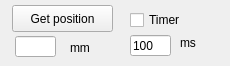
    <widget class="QWidget" name="tExConveyor">
     <attribute name="title">
      <string>External Conveyor</string>
     </attribute>
     <widget class="QCheckBox" name="cbEnoughGetConvenyorContinues">
      <property name="geometry">
       <rect>
        <x>130</x>
        <y>10</y>
        <width>91</width>
        <height>20</height>
       </rect>
      </property>
      <property name="toolTip">
       <string>Enough Send Signals That Require Velocity Continuous</string>
      </property>
      <property name="text">
       <string>Timer</string>
      </property>
      <property name="icon">
       <iconset>
        <normaloff>C:/Users/Admin/.designer/backup/icon/Forward Button_16px.png</normaloff>C:/Users/Admin/.designer/backup/icon/Forward Button_16px.png</iconset>
      </property>
     </widget>
     <widget class="QLineEdit" name="leConvenPosInterval">
      <property name="geometry">
       <rect>
        <x>130</x>
        <y>35</y>
        <width>41</width>
        <height>21</height>
       </rect>
      </property>
      <property name="text">
       <string>100</string>
      </property>
      <property name="readOnly">
       <bool>false</bool>
      </property>
     </widget>
     <widget class="QLineEdit" name="leCurrentConvenyoPosition">
      <property name="geometry">
       <rect>
        <x>15</x>
        <y>36</y>
        <width>41</width>
        <height>21</height>
       </rect>
      </property>
      <property name="readOnly">
       <bool>true</bool>
      </property>
     </widget>
     <widget class="QPushButton" name="pbGetPositionConvenyor">
      <property name="geometry">
       <rect>
        <x>12</x>
        <y>5</y>
        <width>101</width>
        <height>27</height>
       </rect>
      </property>
      <property name="toolTip">
       <string>Get Current Convenyor Position</string>
      </property>
      <property name="statusTip">
       <string extracomment="Get convenyor speed"/>
      </property>
      <property name="text">
       <string>Get position</string>
      </property>
      <property name="icon">
       <iconset>
        <normaloff>C:/Users/Admin/.designer/backup/icon/Ruler2_16px.png</normaloff>C:/Users/Admin/.designer/backup/icon/Ruler2_16px.png</iconset>
      </property>
     </widget>
     <widget class="QLabel" name="label_43">
      <property name="geometry">
       <rect>
        <x>180</x>
        <y>35</y>
        <width>31</width>
        <height>16</height>
       </rect>
      </property>
      <property name="text">
       <string>ms</string>
      </property>
     </widget>
     <widget class="QLabel" name="label_44">
      <property name="geometry">
       <rect>
        <x>70</x>
        <y>40</y>
        <width>31</width>
        <height>16</height>
       </rect>
      </property>
      <property name="text">
       <string>mm</string>
      </property>
     </widget>
    </widget>
